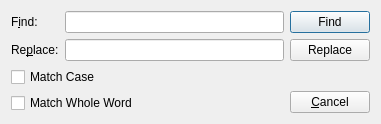
<?xml version="1.0" encoding="UTF-8"?>
<ui version="4.0">
 <class>Dialog</class>
 <widget class="QDialog" name="Dialog">
  <property name="geometry">
   <rect>
    <x>0</x>
    <y>0</y>
    <width>381</width>
    <height>122</height>
   </rect>
  </property>
  <property name="windowTitle">
   <string>Find and Replace</string>
  </property>
  <layout class="QHBoxLayout" name="horizontalLayout">
   <item>
    <layout class="QGridLayout" name="gridLayout">
     <item row="0" column="0">
      <widget class="QLabel" name="label">
       <property name="text">
        <string>F&amp;ind:</string>
       </property>
       <property name="buddy">
        <cstring>lineEdit</cstring>
       </property>
      </widget>
     </item>
     <item row="0" column="1">
      <widget class="QLineEdit" name="lineEdit"/>
     </item>
     <item row="1" column="0">
      <widget class="QLabel" name="label_2">
       <property name="text">
        <string>Re&amp;place:</string>
       </property>
       <property name="buddy">
        <cstring>lineEdit_2</cstring>
       </property>
      </widget>
     </item>
     <item row="1" column="1">
      <widget class="QLineEdit" name="lineEdit_2"/>
     </item>
     <item row="2" column="0" colspan="2">
      <widget class="QCheckBox" name="checkBox">
       <property name="text">
        <string>Match Case</string>
       </property>
      </widget>
     </item>
     <item row="3" column="0" colspan="2">
      <widget class="QCheckBox" name="checkBox_2">
       <property name="text">
        <string>Match Whole Word</string>
       </property>
      </widget>
     </item>
    </layout>
   </item>
   <item>
    <layout class="QVBoxLayout" name="verticalLayout">
     <item>
      <widget class="QPushButton" name="pushButton">
       <property name="text">
        <string>Find</string>
       </property>
      </widget>
     </item>
     <item>
      <widget class="QPushButton" name="pushButton_2">
       <property name="text">
        <string>Replace</string>
       </property>
      </widget>
     </item>
     <item>
      <spacer name="verticalSpacer">
       <property name="orientation">
        <enum>Qt::Vertical</enum>
       </property>
       <property name="sizeHint" stdset="0">
        <size>
         <width>20</width>
         <height>40</height>
        </size>
       </property>
      </spacer>
     </item>
     <item>
      <widget class="QPushButton" name="pushButton_3">
       <property name="text">
        <string>&amp;Cancel</string>
       </property>
      </widget>
     </item>
    </layout>
   </item>
  </layout>
 </widget>
 <tabstops>
  <tabstop>lineEdit</tabstop>
  <tabstop>lineEdit_2</tabstop>
  <tabstop>pushButton</tabstop>
  <tabstop>pushButton_2</tabstop>
  <tabstop>checkBox</tabstop>
  <tabstop>checkBox_2</tabstop>
  <tabstop>pushButton_3</tabstop>
 </tabstops>
 <resources/>
 <connections>
  <connection>
   <sender>pushButton_3</sender>
   <signal>clicked()</signal>
   <receiver>Dialog</receiver>
   <slot>reject()</slot>
   <hints>
    <hint type="sourcelabel">
     <x>326</x>
     <y>100</y>
    </hint>
    <hint type="destinationlabel">
     <x>360</x>
     <y>71</y>
    </hint>
   </hints>
  </connection>
 </connections>
</ui>
